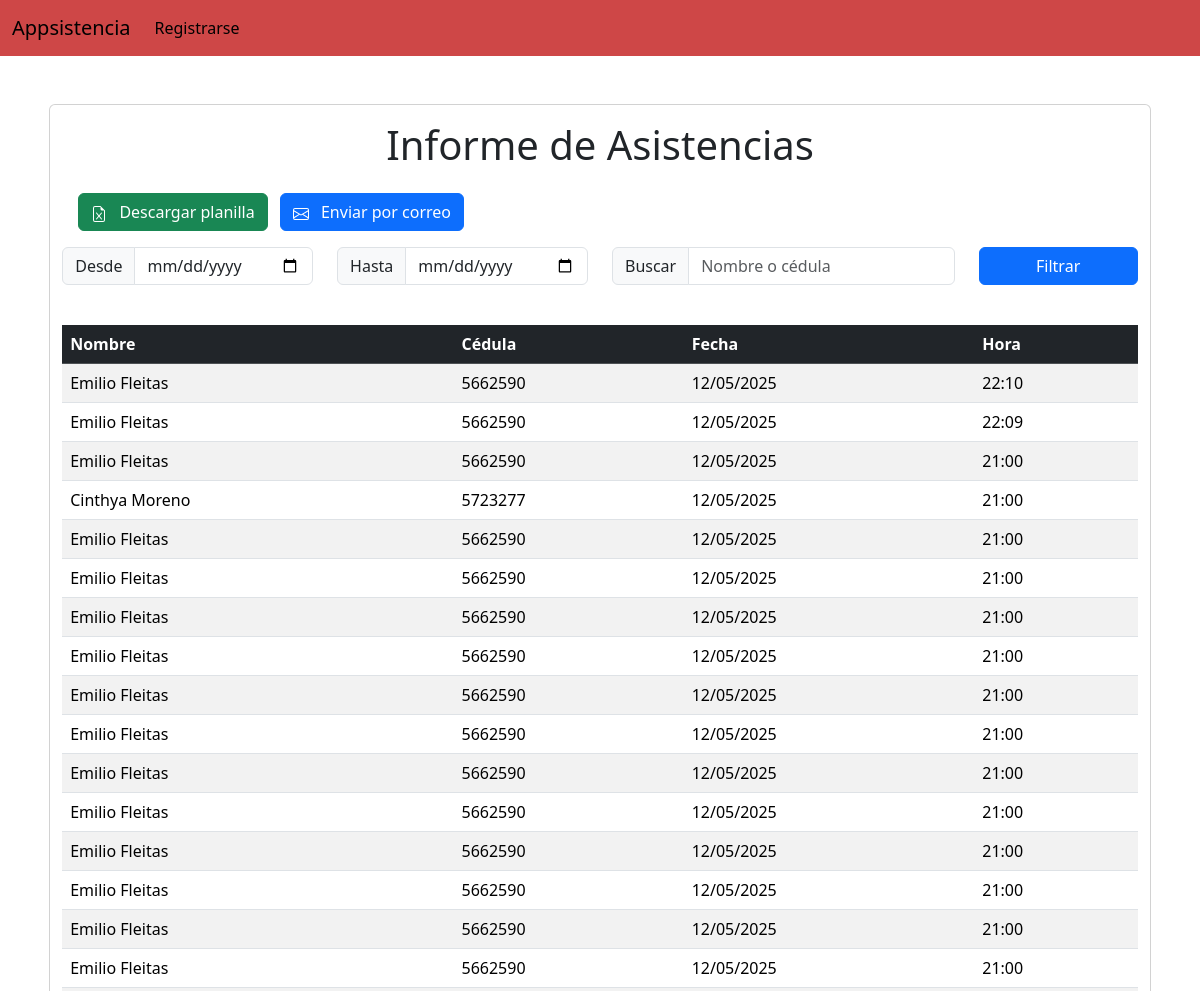
Before: /attendance_report (upper part) with the older database file.
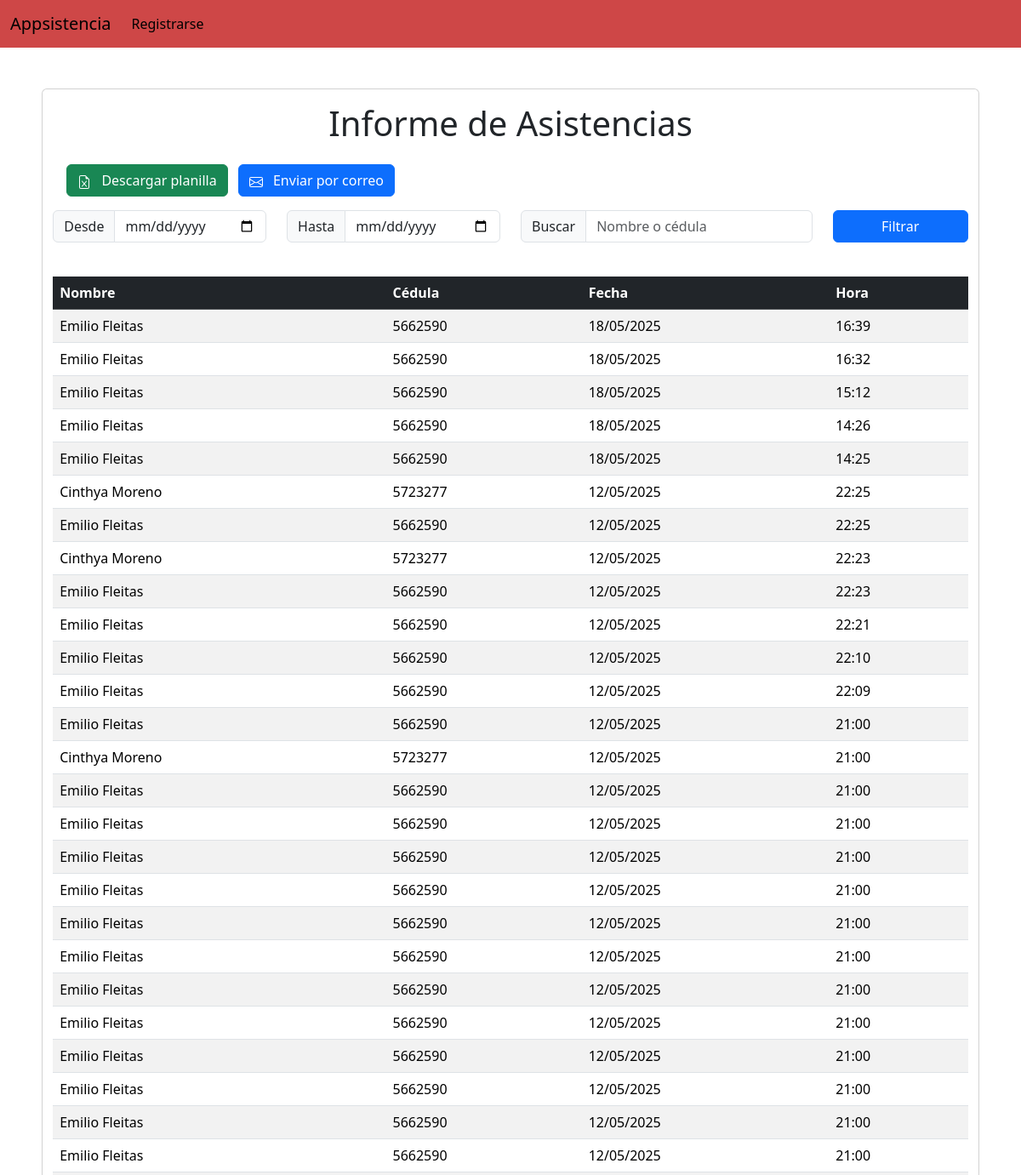
After: the same page with the newer database file.
### at_system/models.py (models this page shows)
class Students(models.Model):
    firstname = models.CharField(max_length=50)
    lastname = models.CharField(max_length=50)
    doc_ci = models.DecimalField(max_digits=15, decimal_places=0)
    date_register = models.DateField(auto_now_add=True)
    date_modification = models.DateField(auto_now_add=True)
    date_birthdate = models.DateField(verbose_name="fecha_nacimiento", null=False, blank=False)
    agg = models.ForeignKey(User, on_delete=models.CASCADE)

class Attendance(models.Model):
    doc_ci = models.ForeignKey(Students, on_delete=models.CASCADE, null=True, related_name='ci_student')
    date_attendance = models.DateTimeField(auto_now_add=True)

### at_system/views.py (the view, shortened to what this page needs)
# urls.py: path('attendance_report',views.attendance_report, name="attendance_report"),
def attendance_report(request):
    date_start = request.POST.get("date_start")
    date_end = request.POST.get("date_end")
    query_spec = request.POST.get("query_spec")
    filters = Q()
    if date_start and date_end:
        date_start = datetime.strptime(date_start, "%Y-%m-%d")
        date_end = datetime.strptime(date_end, "%Y-%m-%d") + timedelta(days=1) - timedelta(seconds=1)
        print(f"Filtrando por fechas: {date_start} - {date_end}")
        filters &= Q(date_attendance__range=[date_start, date_end])
    attendance_full = Attendance.objects.filter(filters).order_by('-date_attendance')
    data = [
        {
            'ci': att.doc_ci.doc_ci,
            'student_firstname': att.doc_ci.firstname,
            'student_lastname': att.doc_ci.lastname,
            'date_attendance': att.date_attendance,
        }
        for att in attendance_full
    ]
    return render(request, "attendance_reportUI.html", {'data': data})

### templates/attendance_reportUI.html (shortened to what this page needs)
{% extends "base.html" %}
{% block content %}
<div class="row g-10 mt-5">
    <div class="card mx-auto my-auto" style="width: 90%;">
        <div class="card-body">
            <h1 class="text-center mb-4">Informe de Asistencias</h1>
            <button type="button" class="btn btn-success me-2">
                <a href="{% url 'download_attendance_report' %}" class="text-white text-decoration-none">
                    Descargar planilla
                </a>
            </button>
                <button type="button" class="btn btn-primary">
                    Enviar por correo
                </button>
            </div>
            <form class="mb-3" action="{% url 'attendance_report' %}" method="POST">
            <div class="row mb-4">
                <div class="col-md-3">
                    <div class="input-group">
                        <span class="input-group-text">Desde</span>
                        <input type="date" class="form-control" name="date_start">
                    </div>
                </div>
                <div class="col-md-3">
                    <div class="input-group">
                        <span class="input-group-text">Hasta</span>
                        <input type="date" class="form-control" name="date_end">
                    </div>
                </div>
                <div class="col-md-4">
                    <div class="input-group">
                        <span class="input-group-text">Buscar</span>
                        <input type="text" class="form-control" placeholder="Nombre o cédula", name="query_spec">
                    </div>
                </div>
                <div class="col-md-2">
                    <button type="submit" class="btn btn-primary text-white w-100">Filtrar</button>
                </div>
            </div>
        </form>
            <div class="table-responsive">
                <table class="table table-striped table-hover">
                    <thead class="table-dark">
                        <tr>
                            <th>Nombre</th>
                            <th>Cédula</th>
                            <th>Fecha</th>
                            <th>Hora</th>
                        </tr>
                    </thead>
                    <tbody>
                        {% for record in data %}
                        <tr>
                            <td>{{ record.student_firstname }} {{ record.student_lastname }}</td>
                            <td>{{ record.ci }}</td>
                            <td>{{ record.date_attendance|date:"d/m/Y" }}</td>
                            <td>{{ record.date_attendance|date:"H:i" }}</td>
                        </tr>
                        {% endfor %}
                    </tbody>
                </table>
            </div>
        </div>
    </div>
{% endblock %}

### templates/base.html (shortened to what this page needs)
{% load static %}
<head>
    <link rel="stylesheet" href="{% static 'css/bootstrap.css' %}">
</head>
<nav class="navbar navbar-expand-lg" style="background-color:rgb(206, 71, 71);">
<div class="container-fluid">
    <a class="navbar-brand" href={% url "attendance_layer" %}>Appsistencia</a>
    <div class="collapse navbar-collapse" id="navbarSupportedContent">
    <ul class="navbar-nav me-auto mb-2 mb-lg-0">
        <li class="nav-item">
        <a class="nav-link active" aria-current="page" href="{% url "control_panel" %}">Registrarse</a>
        </li>
    </div>
</div>
</nav>
{% block content %}{% endblock %}

Changed rows visible on the page:
added Attendance: date_attendance "18/05/2025", date_attendance "16:39"
added Attendance: date_attendance "18/05/2025", date_attendance "16:32"
added Attendance: date_attendance "18/05/2025", date_attendance "15:12"
added Attendance: date_attendance "18/05/2025", date_attendance "14:26"
added Attendance: date_attendance "18/05/2025", date_attendance "14:25"
added Attendance: date_attendance "12/05/2025", date_attendance "22:25"
added Attendance: date_attendance "12/05/2025", date_attendance "22:25"
added Attendance: date_attendance "12/05/2025", date_attendance "22:23"
added Attendance: date_attendance "12/05/2025", date_attendance "22:23"
added Attendance: date_attendance "12/05/2025", date_attendance "22:21"
Other visible differences:
new list line: "Emilio Fleitas 5662590"
new list line: "Cinthya Moreno 5723277"
